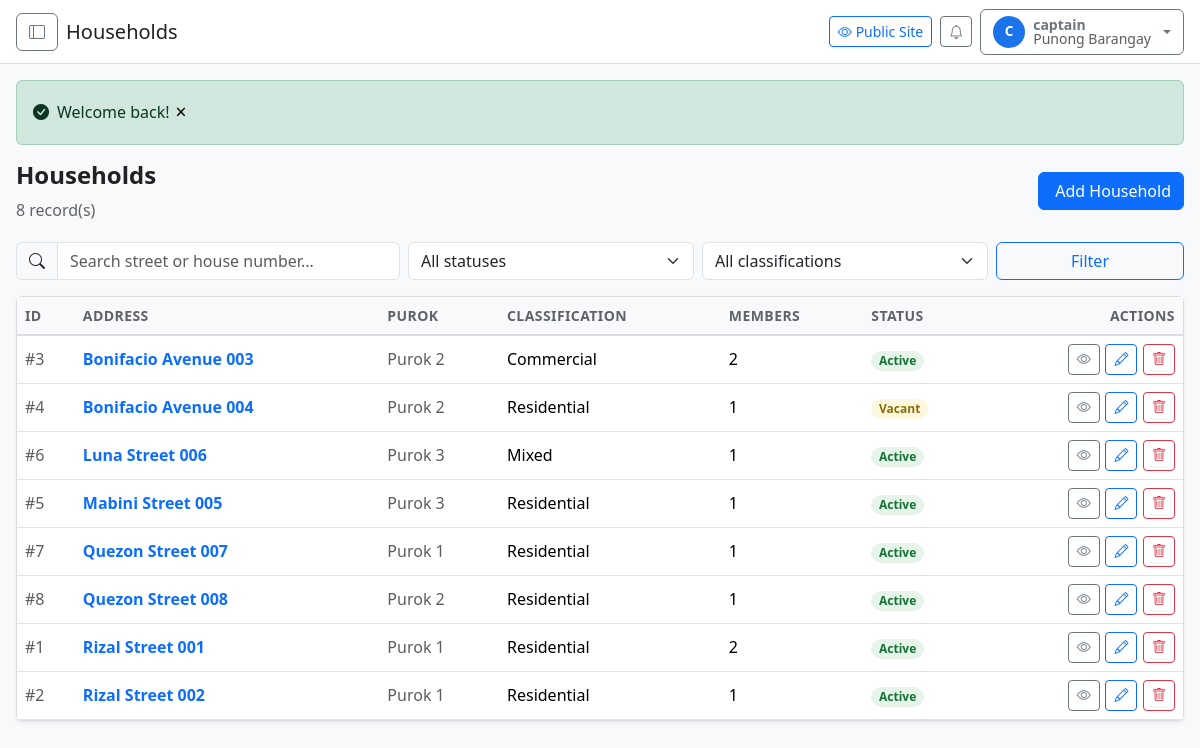
The app's page /admin/households (signed in) with its own data.
### tables this page shows
CREATE TABLE `users` (
  `id` INT UNSIGNED NOT NULL AUTO_INCREMENT,
  `username` VARCHAR(50) NOT NULL,
  `email` VARCHAR(150) NOT NULL,
  `password_hash` VARCHAR(255) NOT NULL,
  `first_name` VARCHAR(100) NULL DEFAULT NULL,
  `last_name` VARCHAR(100) NULL DEFAULT NULL,
  `role` ENUM('captain','kagawad','secretary','treasurer','bhw','tanod','census','sk_chair','resident') NOT NULL DEFAULT 'resident',
  `status` ENUM('active','inactive','suspended') NOT NULL DEFAULT 'active',
  `email_verified_at` TIMESTAMP NULL DEFAULT NULL,
  `last_login_at` TIMESTAMP NULL DEFAULT NULL,
  `remember_token` VARCHAR(100) NULL DEFAULT NULL,
  `created_at` TIMESTAMP NOT NULL DEFAULT CURRENT_TIMESTAMP,
  `updated_at` TIMESTAMP NOT NULL DEFAULT CURRENT_TIMESTAMP ON UPDATE CURRENT_TIMESTAMP,
  `deleted_at` TIMESTAMP NULL DEFAULT NULL,
  PRIMARY KEY (`id`),
  UNIQUE KEY `uk_users_username` (`username`),
  UNIQUE KEY `uk_users_email` (`email`),
  INDEX `idx_users_role` (`role`),
  INDEX `idx_users_status` (`status`)
);

CREATE TABLE `households` (
  `id` INT UNSIGNED NOT NULL AUTO_INCREMENT,
  `barangay_id` INT UNSIGNED NOT NULL,
  `purok_id` INT UNSIGNED NULL,
  `house_number` VARCHAR(20) NULL,
  `street` VARCHAR(200) NULL,
  `gps_latitude` DECIMAL(8,4) NULL,
  `gps_longitude` DECIMAL(8,4) NULL,
  `classification` ENUM('residential','commercial','industrial','mixed') NOT NULL DEFAULT 'residential',
  `status` ENUM('active','vacant','demolished') NOT NULL DEFAULT 'active',
  `created_at` TIMESTAMP NOT NULL DEFAULT CURRENT_TIMESTAMP,
  `updated_at` TIMESTAMP NOT NULL DEFAULT CURRENT_TIMESTAMP ON UPDATE CURRENT_TIMESTAMP,
  `deleted_at` TIMESTAMP NULL DEFAULT NULL,
  PRIMARY KEY (`id`),
  INDEX `idx_households_barangay_id` (`barangay_id`),
  INDEX `idx_households_purok_id` (`purok_id`),
  INDEX `idx_households_status` (`status`),
  CONSTRAINT `fk_households_barangay` FOREIGN KEY (`barangay_id`) REFERENCES `barangays` (`id`) ON DELETE CASCADE,
  CONSTRAINT `fk_households_purok` FOREIGN KEY (`purok_id`) REFERENCES `puroks` (`id`) ON DELETE SET NULL
);

CREATE TABLE `puroks` (
  `id` INT UNSIGNED NOT NULL AUTO_INCREMENT,
  `barangay_id` INT UNSIGNED NOT NULL,
  `name` VARCHAR(100) NOT NULL,
  `code` VARCHAR(20) NULL,
  `type` ENUM('purok','sitio','zone') NOT NULL DEFAULT 'purok',
  `classification` ENUM('urban','rural') NOT NULL DEFAULT 'urban',
  `created_at` TIMESTAMP NOT NULL DEFAULT CURRENT_TIMESTAMP,
  `updated_at` TIMESTAMP NOT NULL DEFAULT CURRENT_TIMESTAMP ON UPDATE CURRENT_TIMESTAMP,
  `deleted_at` TIMESTAMP NULL DEFAULT NULL,
  PRIMARY KEY (`id`),
  INDEX `idx_puroks_barangay_id` (`barangay_id`),
  CONSTRAINT `fk_puroks_barangay` FOREIGN KEY (`barangay_id`) REFERENCES `barangays` (`id`) ON DELETE CASCADE
);

### views/admin/households/index.php (the view, shortened to what the rows shown need)
<div class="page-header d-flex flex-wrap justify-content-between align-items-center gap-2">
    <div>
        <h1 class="page-title">Households</h1>
        <p class="page-subtitle mb-0"><?= number_format($total) ?> record(s)</p>
    </div>
    <a href="<?= admin_url('households/create') ?>" class="btn btn-primary"><i class="bi bi-house-plus me-1"></i>Add Household</a>
</div>
<form method="GET" action="<?= admin_url('households') ?>" class="row g-2 mb-3">
    <div class="col-md-4">
        <div class="input-group">
            <span class="input-group-text"><i class="bi bi-search"></i></span>
            <input type="text" name="q" class="form-control" placeholder="Search street or house number..." value="<?= e($search) ?>">
        </div>
    </div>
    <div class="col-md-3">
        <select name="status" class="form-select">
            <option value="">All statuses</option>
        </select>
    </div>
    <div class="col-md-3">
        <select name="classification" class="form-select">
            <option value="">All classifications</option>
        </select>
    </div>
    <div class="col-md-2">
        <button type="submit" class="btn btn-outline-primary w-100">Filter</button>
    </div>
</form>
<div class="card shadow-sm">
    <div class="table-responsive">
        <table class="table table-hover align-middle mb-0">
            <thead>
                <tr>
                    <th>ID</th>
                    <th>Address</th>
                    <th>Purok</th>
                    <th>Classification</th>
                    <th>Members</th>
                    <th>Status</th>
                    <th class="text-end">Actions</th>
                </tr>
            </thead>
            <tbody>
                <?php foreach ($households as $h): ?>
                    <tr>
                        <td class="text-muted">#<?= $h['id'] ?></td>
                        <td>
                            <a href="<?= admin_url('households/' . $h['id']) ?>" class="fw-semibold text-decoration-none">
                                <?= e(trim(($h['street'] ?? '') . ' ' . ($h['house_number'] ?? ''))) ?: ('Household #' . $h['id']) ?>
                            </a>
                        </td>
                        <td class="text-muted"><?= e($h['purok_name'] ?? '—') ?></td>
                        <td class="text-capitalize"><?= e($h['classification']) ?></td>
                        <td><?= (int)$h['member_count'] ?></td>
                        <td>
                            <?php
                            $stBadge = match ($h['status']) {
                                'active' => 'badge-green',
                                'vacant' => 'badge-yellow',
                                'demolished' => 'badge-gray',
                                default => 'badge-gray',
                            };
                            ?>
                            <span class="badge rounded-pill <?= $stBadge ?>"><?= ucwords($h['status']) ?></span>
                        </td>
                        <td class="text-end">
                            <div class="table-actions justify-content-end">
                                <a href="<?= admin_url('households/' . $h['id']) ?>" class="btn btn-sm btn-outline-secondary" title="View"><i class="bi bi-eye"></i></a>
                                <a href="<?= admin_url('households/' . $h['id'] . '/edit') ?>" class="btn btn-sm btn-outline-primary" title="Edit"><i class="bi bi-pencil"></i></a>
                                <form method="POST" action="<?= admin_url('households/' . $h['id'] . '/delete') ?>" class="d-inline" onsubmit="return confirm('Delete this household?');">
                                    <button type="submit" class="btn btn-sm btn-outline-danger" title="Delete"><i class="bi bi-trash"></i></button>
                                </form>
                            </div>
                        </td>
                    </tr>
                <?php endforeach; ?>
            </tbody>
        </table>
    </div>
</div>

### views/admin/layouts/main.php (shortened to what the rows shown need)
<?php
$adminUser = \Auth::user();
$userModel = new \Models\User();
?>
<!DOCTYPE html>
<html lang="en" data-theme="light" data-font-scale="100">
<head>
    <link href="https://cdn.jsdelivr.net/npm/bootstrap@5.3.3/dist/css/bootstrap.min.css" rel="stylesheet">
    <link href="https://cdn.jsdelivr.net/npm/bootstrap-icons@1.11.3/font/bootstrap-icons.min.css" rel="stylesheet">
    <link rel="stylesheet" href="<?= asset('css/main.css') ?>">
    <link rel="stylesheet" href="<?= asset('css/admin.css') ?>">
    <link rel="stylesheet" href="<?= asset('css/accessibility.css') ?>" id="accessibility-css">
</head>
<body>
<div class="wrapper d-flex">
    <div class="content flex-grow-1 d-flex flex-column">
        <header class="admin-topbar d-flex align-items-center justify-content-between px-3 py-2">
            <div class="d-flex align-items-center gap-2">
                <button class="btn btn-outline-secondary d-none d-lg-inline-flex" data-bs-toggle="offcanvas" data-bs-target="#adminSidebar" aria-label="Toggle menu"><i class="bi bi-layout-sidebar"></i></button>
                <strong class="h5 mb-0"><?= e($title ?? 'Dashboard') ?></strong>
            </div>
            <div class="d-flex align-items-center gap-2">
                <a href="<?= url('') ?>" class="btn btn-outline-primary btn-sm"><i class="bi bi-eye me-1"></i>Public Site</a>
                <a href="<?= admin_url('notifications') ?>" class="btn btn-outline-secondary btn-sm position-relative" aria-label="Notifications"><i class="bi bi-bell"></i></a>
                <div class="dropdown">
                    <button class="btn btn-outline-secondary dropdown-toggle d-flex align-items-center gap-2" type="button"
                            data-bs-toggle="dropdown" aria-expanded="false">
                        <span class="avatar rounded-circle d-flex align-items-center justify-content-center"><?= e(strtoupper(mb_substr($adminUser['username'] ?? 'U', 0, 1))) ?></span>
                        <span class="d-none d-md-flex flex-column lh-1 text-start">
                            <span class="small fw-semibold"><?= e($adminUser['username'] ?? 'Admin') ?></span>
                            <span class="small text-muted"><?= e($userModel->getRoleName($adminUser['role'])) ?></span>
                        </span>
                    </button>
                </div>
            </div>
        </header>
        <main class="admin-content flex-grow-1 p-3">
            <?php if ($success = flash('success')): ?>
                <div class="alert alert-success d-flex align-items-center" role="alert"><i class="bi bi-check-circle-fill me-2"></i><div><?= e($success) ?></div></div>
            <?php endif; ?>
            <?= $content ?>
        </main>
    </div>
</div>
</body>
</html>

### records on screen
users: username "C", username "captain", role "Punong Barangay"
households: id "8", street+house_number "Quezon Street 008", purok.name "Purok 2", classification "Residential", member_count "1", status "Active"
households: id "3", street+house_number "Bonifacio Avenue 003", purok.name "Purok 2", classification "Commercial", member_count "2", status "Active"
households: id "4", street+house_number "Bonifacio Avenue 004", purok.name "Purok 2", classification "Residential", member_count "1", status "Vacant"
households: id "6", street+house_number "Luna Street 006", purok.name "Purok 3", classification "Mixed", member_count "1", status "Active"
households: id "5", street+house_number "Mabini Street 005", purok.name "Purok 3", classification "Residential", member_count "1", status "Active"
households: id "7", street+house_number "Quezon Street 007", purok.name "Purok 1", classification "Residential", member_count "1", status "Active"
households: id "1", street+house_number "Rizal Street 001", purok.name "Purok 1", classification "Residential", member_count "2", status "Active"
households: id "2", street+house_number "Rizal Street 002", purok.name "Purok 1", classification "Residential", member_count "1", status "Active"

### other values on screen
$title "Households"
$success "Welcome back!"
